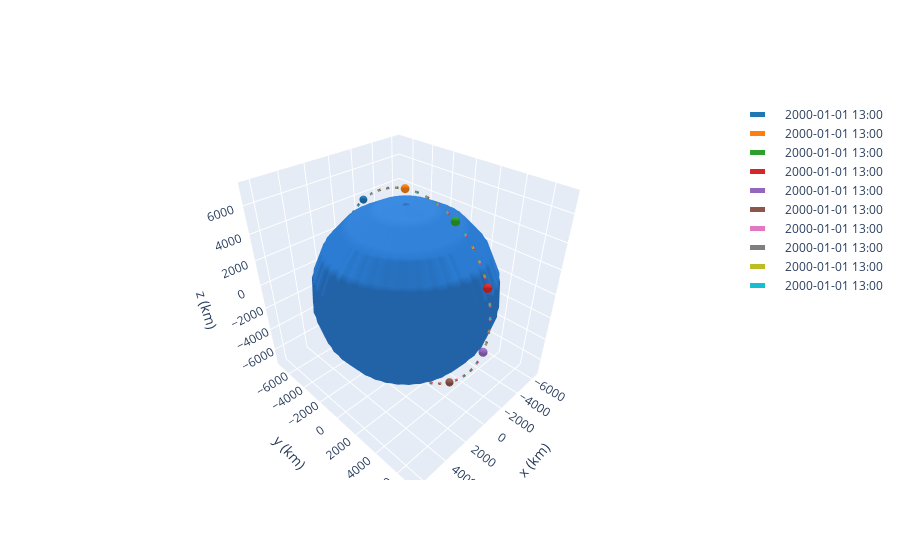

The notebook cell saved with this chart:
### Code cell
frame = OrbitPlotter3D()
for sat in sats:
    frame.plot(sat)

frame.show()

### Figure 1 — Plotly figure (JSON) as saved in the notebook; plotly's stock layout.template omitted (floating-point values rounded to 4 significant figures; data arrays with more than 128 entries replaced by an {"elided": "..."} marker saying what was removed)
{"data": [{"cauto": false, "cmax": 1, "cmin": 1, "colorscale": [[0, "#2a7bd1"], [1, "#2a7bd1"]], "name": "Earth", "showscale": false, "type": "surface", "x": {"elided": "20x20 float values"}, "y": {"elided": "20x20 float values"}, "z": {"elided": "20x20 float values"}}, {"line": {"color": "rgb(31, 119, 180)", "dash": "dash", "width": 5}, "mode": "lines", "name": "2000-01-01 13:00", "type": "scatter3d", "x": {"elided": "150 float values"}, "y": {"elided": "150 float values"}, "z": {"elided": "150 float values"}}, {"cauto": false, "cmax": 1, "cmin": 1, "colorscale": [[0, "rgb(31, 119, 180)"], [1, "rgb(31, 119, 180)"]], "name": "2000-01-01 13:00", "showscale": false, "type": "surface", "x": {"elided": "20x20 float values"}, "y": {"elided": "20x20 float values"}, "z": {"elided": "20x20 float values"}}, {"cauto": false, "cmax": 1, "cmin": 1, "colorscale": [[0, "#2a7bd1"], [1, "#2a7bd1"]], "name": "Earth", "showscale": false, "type": "surface", "x": {"elided": "20x20 float values"}, "y": {"elided": "20x20 float values"}, "z": {"elided": "20x20 float values"}}, {"cauto": false, "cmax": 1, "cmin": 1, "colorscale": [[0, "#2a7bd1"], [1, "#2a7bd1"]], "name": "Earth", "showscale": false, "type": "surface", "x": {"elided": "20x20 float values"}, "y": {"elided": "20x20 float values"}, "z": {"elided": "20x20 float values"}}, {"line": {"color": "rgb(255, 127, 14)", "dash": "dash", "width": 5}, "mode": "lines", "name": "2000-01-01 13:00", "type": "scatter3d", "x": {"elided": "150 float values"}, "y": {"elided": "150 float values"}, "z": {"elided": "150 float values"}}, {"cauto": false, "cmax": 1, "cmin": 1, "colorscale": [[0, "rgb(255, 127, 14)"], [1, "rgb(255, 127, 14)"]], "name": "2000-01-01 13:00", "showscale": false, "type": "surface", "x": {"elided": "20x20 float values"}, "y": {"elided": "20x20 float values"}, "z": {"elided": "20x20 float values"}}, {"cauto": false, "cmax": 1, "cmin": 1, "colorscale": [[0, "#2a7bd1"], [1, "#2a7bd1"]], "name": "Earth", "showscale": false, "type": "surface", "x": {"elided": "20x20 float values"}, "y": {"elided": "20x20 float values"}, "z": {"elided": "20x20 float values"}}, {"cauto": false, "cmax": 1, "cmin": 1, "colorscale": [[0, "#2a7bd1"], [1, "#2a7bd1"]], "name": "Earth", "showscale": false, "type": "surface", "x": {"elided": "20x20 float values"}, "y": {"elided": "20x20 float values"}, "z": {"elided": "20x20 float values"}}, {"line": {"color": "rgb(44, 160, 44)", "dash": "dash", "width": 5}, "mode": "lines", "name": "2000-01-01 13:00", "type": "scatter3d", "x": {"elided": "150 float values"}, "y": {"elided": "150 float values"}, "z": {"elided": "150 float values"}}, {"cauto": false, "cmax": 1, "cmin": 1, "colorscale": [[0, "rgb(44, 160, 44)"], [1, "rgb(44, 160, 44)"]], "name": "2000-01-01 13:00", "showscale": false, "type": "surface", "x": {"elided": "20x20 float values"}, "y": {"elided": "20x20 float values"}, "z": {"elided": "20x20 float values"}}, {"cauto": false, "cmax": 1, "cmin": 1, "colorscale": [[0, "#2a7bd1"], [1, "#2a7bd1"]], "name": "Earth", "showscale": false, "type": "surface", "x": {"elided": "20x20 float values"}, "y": {"elided": "20x20 float values"}, "z": {"elided": "20x20 float values"}}, {"cauto": false, "cmax": 1, "cmin": 1, "colorscale": [[0, "#2a7bd1"], [1, "#2a7bd1"]], "name": "Earth", "showscale": false, "type": "surface", "x": {"elided": "20x20 float values"}, "y": {"elided": "20x20 float values"}, "z": {"elided": "20x20 float values"}}, {"line": {"color": "rgb(214, 39, 40)", "dash": "dash", "width": 5}, "mode": "lines", "name": "2000-01-01 13:00", "type": "scatter3d", "x": {"elided": "150 float values"}, "y": {"elided": "150 float values"}, "z": {"elided": "150 float values"}}, {"cauto": false, "cmax": 1, "cmin": 1, "colorscale": [[0, "rgb(214, 39, 40)"], [1, "rgb(214, 39, 40)"]], "name": "2000-01-01 13:00", "showscale": false, "type": "surface", "x": {"elided": "20x20 float values"}, "y": {"elided": "20x20 float values"}, "z": {"elided": "20x20 float values"}}, {"cauto": false, "cmax": 1, "cmin": 1, "colorscale": [[0, "#2a7bd1"], [1, "#2a7bd1"]], "name": "Earth", "showscale": false, "type": "surface", "x": {"elided": "20x20 float values"}, "y": {"elided": "20x20 float values"}, "z": {"elided": "20x20 float values"}}, {"cauto": false, "cmax": 1, "cmin": 1, "colorscale": [[0, "#2a7bd1"], [1, "#2a7bd1"]], "name": "Earth", "showscale": false, "type": "surface", "x": {"elided": "20x20 float values"}, "y": {"elided": "20x20 float values"}, "z": {"elided": "20x20 float values"}}, {"line": {"color": "rgb(148, 103, 189)", "dash": "dash", "width": 5}, "mode": "lines", "name": "2000-01-01 13:00", "type": "scatter3d", "x": {"elided": "150 float values"}, "y": {"elided": "150 float values"}, "z": {"elided": "150 float values"}}, {"cauto": false, "cmax": 1, "cmin": 1, "colorscale": [[0, "rgb(148, 103, 189)"], [1, "rgb(148, 103, 189)"]], "name": "2000-01-01 13:00", "showscale": false, "type": "surface", "x": {"elided": "20x20 float values"}, "y": {"elided": "20x20 float values"}, "z": {"elided": "20x20 float values"}}, {"cauto": false, "cmax": 1, "cmin": 1, "colorscale": [[0, "#2a7bd1"], [1, "#2a7bd1"]], "name": "Earth", "showscale": false, "type": "surface", "x": {"elided": "20x20 float values"}, "y": {"elided": "20x20 float values"}, "z": {"elided": "20x20 float values"}}, {"cauto": false, "cmax": 1, "cmin": 1, "colorscale": [[0, "#2a7bd1"], [1, "#2a7bd1"]], "name": "Earth", "showscale": false, "type": "surface", "x": {"elided": "20x20 float values"}, "y": {"elided": "20x20 float values"}, "z": {"elided": "20x20 float values"}}, {"line": {"color": "rgb(140, 86, 75)", "dash": "dash", "width": 5}, "mode": "lines", "name": "2000-01-01 13:00", "type": "scatter3d", "x": {"elided": "150 float values"}, "y": {"elided": "150 float values"}, "z": {"elided": "150 float values"}}, {"cauto": false, "cmax": 1, "cmin": 1, "colorscale": [[0, "rgb(140, 86, 75)"], [1, "rgb(140, 86, 75)"]], "name": "2000-01-01 13:00", "showscale": false, "type": "surface", "x": {"elided": "20x20 float values"}, "y": {"elided": "20x20 float values"}, "z": {"elided": "20x20 float values"}}, {"cauto": false, "cmax": 1, "cmin": 1, "colorscale": [[0, "#2a7bd1"], [1, "#2a7bd1"]], "name": "Earth", "showscale": false, "type": "surface", "x": {"elided": "20x20 float values"}, "y": {"elided": "20x20 float values"}, "z": {"elided": "20x20 float values"}}, {"cauto": false, "cmax": 1, "cmin": 1, "colorscale": [[0, "#2a7bd1"], [1, "#2a7bd1"]], "name": "Earth", "showscale": false, "type": "surface", "x": {"elided": "20x20 float values"}, "y": {"elided": "20x20 float values"}, "z": {"elided": "20x20 float values"}}, {"line": {"color": "rgb(227, 119, 194)", "dash": "dash", "width": 5}, "mode": "lines", "name": "2000-01-01 13:00", "type": "scatter3d", "x": {"elided": "150 float values"}, "y": {"elided": "150 float values"}, "z": {"elided": "150 float values"}}, {"cauto": false, "cmax": 1, "cmin": 1, "colorscale": [[0, "rgb(227, 119, 194)"], [1, "rgb(227, 119, 194)"]], "name": "2000-01-01 13:00", "showscale": false, "type": "surface", "x": {"elided": "20x20 float values"}, "y": {"elided": "20x20 float values"}, "z": {"elided": "20x20 float values"}}, {"cauto": false, "cmax": 1, "cmin": 1, "colorscale": [[0, "#2a7bd1"], [1, "#2a7bd1"]], "name": "Earth", "showscale": false, "type": "surface", "x": {"elided": "20x20 float values"}, "y": {"elided": "20x20 float values"}, "z": {"elided": "20x20 float values"}}, {"cauto": false, "cmax": 1, "cmin": 1, "colorscale": [[0, "#2a7bd1"], [1, "#2a7bd1"]], "name": "Earth", "showscale": false, "type": "surface", "x": {"elided": "20x20 float values"}, "y": {"elided": "20x20 float values"}, "z": {"elided": "20x20 float values"}}, {"line": {"color": "rgb(127, 127, 127)", "dash": "dash", "width": 5}, "mode": "lines", "name": "2000-01-01 13:00", "type": "scatter3d", "x": {"elided": "150 float values"}, "y": {"elided": "150 float values"}, "z": {"elided": "150 float values"}}, {"cauto": false, "cmax": 1, "cmin": 1, "colorscale": [[0, "rgb(127, 127, 127)"], [1, "rgb(127, 127, 127)"]], "name": "2000-01-01 13:00", "showscale": false, "type": "surface", "x": {"elided": "20x20 float values"}, "y": {"elided": "20x20 float values"}, "z": {"elided": "20x20 float values"}}, {"cauto": false, "cmax": 1, "cmin": 1, "colorscale": [[0, "#2a7bd1"], [1, "#2a7bd1"]], "name": "Earth", "showscale": false, "type": "surface", "x": {"elided": "20x20 float values"}, "y": {"elided": "20x20 float values"}, "z": {"elided": "20x20 float values"}}, {"cauto": false, "cmax": 1, "cmin": 1, "colorscale": [[0, "#2a7bd1"], [1, "#2a7bd1"]], "name": "Earth", "showscale": false, "type": "surface", "x": {"elided": "20x20 float values"}, "y": {"elided": "20x20 float values"}, "z": {"elided": "20x20 float values"}}, {"line": {"color": "rgb(188, 189, 34)", "dash": "dash", "width": 5}, "mode": "lines", "name": "2000-01-01 13:00", "type": "scatter3d", "x": {"elided": "150 float values"}, "y": {"elided": "150 float values"}, "z": {"elided": "150 float values"}}, {"cauto": false, "cmax": 1, "cmin": 1, "colorscale": [[0, "rgb(188, 189, 34)"], [1, "rgb(188, 189, 34)"]], "name": "2000-01-01 13:00", "showscale": false, "type": "surface", "x": {"elided": "20x20 float values"}, "y": {"elided": "20x20 float values"}, "z": {"elided": "20x20 float values"}}, {"cauto": false, "cmax": 1, "cmin": 1, "colorscale": [[0, "#2a7bd1"], [1, "#2a7bd1"]], "name": "Earth", "showscale": false, "type": "surface", "x": {"elided": "20x20 float values"}, "y": {"elided": "20x20 float values"}, "z": {"elided": "20x20 float values"}}, {"cauto": false, "cmax": 1, "cmin": 1, "colorscale": [[0, "#2a7bd1"], [1, "#2a7bd1"]], "name": "Earth", "showscale": false, "type": "surface", "x": {"elided": "20x20 float values"}, "y": {"elided": "20x20 float values"}, "z": {"elided": "20x20 float values"}}, {"line": {"color": "rgb(23, 190, 207)", "dash": "dash", "width": 5}, "mode": "lines", "name": "2000-01-01 13:00", "type": "scatter3d", "x": {"elided": "150 float values"}, "y": {"elided": "150 float values"}, "z": {"elided": "150 float values"}}, {"cauto": false, "cmax": 1, "cmin": 1, "colorscale": [[0, "rgb(23, 190, 207)"], [1, "rgb(23, 190, 207)"]], "name": "2000-01-01 13:00", "showscale": false, "type": "surface", "x": {"elided": "20x20 float values"}, "y": {"elided": "20x20 float values"}, "z": {"elided": "20x20 float values"}}, {"cauto": false, "cmax": 1, "cmin": 1, "colorscale": [[0, "#2a7bd1"], [1, "#2a7bd1"]], "name": "Earth", "showscale": false, "type": "surface", "x": {"elided": "20x20 float values"}, "y": {"elided": "20x20 float values"}, "z": {"elided": "20x20 float values"}}, {"cauto": false, "cmax": 1, "cmin": 1, "colorscale": [[0, "#2a7bd1"], [1, "#2a7bd1"]], "name": "Earth", "showscale": false, "type": "surface", "x": {"elided": "20x20 float values"}, "y": {"elided": "20x20 float values"}, "z": {"elided": "20x20 float values"}}], "layout": {"autosize": true, "scene": {"aspectmode": "data", "xaxis": {"title": {"text": "x (km)"}}, "yaxis": {"title": {"text": "y (km)"}}, "zaxis": {"title": {"text": "z (km)"}}}}}
